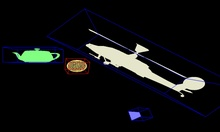
%> input picture 466/Site/Pics/Scene2Cam1.jpg, 220 x 132 px, shrunk from 1261 x 757 before the run, given in place of edgeImage.jpg, which was not available
$ octave --eval "convEdge;"   (GNU Octave 9; MATLAB toolbox functions it lacks are replaced by stand-ins)
%> lines starting %> are read from the running program, lines starting %| are printed output that depends on the picture; pictures that were not available may be replaced by others from this repository, and a replacement may not be noted
% Takes an input image (input) and performs cross-correlation by applying
% a filter (filter) to produce an output image (output).

function [] = convEdge()

% THRESHOLD
minThreshold = input('Enter minimum output gradient for registering an edge: ');
%> the answer given: 3
maxThreshold = input('Enter maximum output gradient for registering an edge: ');
%> the answer given: 3

% read in image and convert to grayscale (if needed)
image = rgb2gray(imread('edgeImage.jpg'));
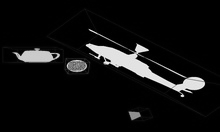
%> image: size 132x220 uint8; min 0, max 250, mean 16.6

% set filter (vertical edge detection)
filter = [  2,  1,  0,  -1, -2;
            2,  1,  0,  -1, -2;
            2,  1,  0,  -1, -2;
            2,  1,  0,  -1, -2;
            2,  1,  0,  -1, -2];

% flip matrix for convolution
filter = rot90(filter, 2);
% size vars
imWid = size(image, 1);
%> imWid = 132
imHt = size(image, 2);
%> imHt = 220
filtWid = size(filter, 1);
filtHt = size(filter, 2);

% copy image
imageCopy = image;

% correlate
for y = 1:imHt-filtHt+1
    for x = 1:imWid-filtWid+1
        pixel = 0;
        for l = 1:filtHt
            for k = 1:filtWid
                % correlation: sum up the weighted pixel values in the
                % current region of the image (weighted according to the
                % filter) and store sum in output pixel (minus 1 is due
                % to indices being one off because of matrix row/column
                % indices starting at 1 and not 0)
                pixel = pixel + imageCopy(x+k-1,y+l-1)*filter(k,l);
            end
        end
        % Set to black if output within threshold, white if not
        if (pixel > minThreshold && pixel < maxThreshold)
            image(x+3,y+3) = 0;
        else
            image(x+3,y+3) = 255;
        end
    end
end
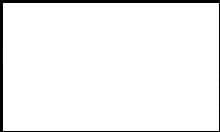
%> image: size 132x220 uint8; min 0, max 255, mean 242.8
% write image to file
imwrite(image, 'convEdgeOutput.jpg');
% show modified images on screen
imshow(image);
end

$ run again, on 466/Site/Pics/Scene2Cam2Clipped.jpg
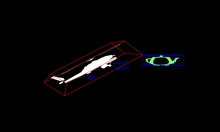
%> input picture 466/Site/Pics/Scene2Cam2Clipped.jpg, 220 x 132 px, shrunk from 1257 x 754 before the run, given in place of edgeImage.jpg, which was not available
%> in convEdge, `image = rgb2gray(imread('edgeImage.jpg'));`:
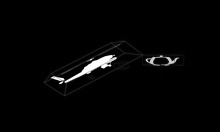
%> image: size 132x220 uint8; min 0, max 255, mean 4.7
